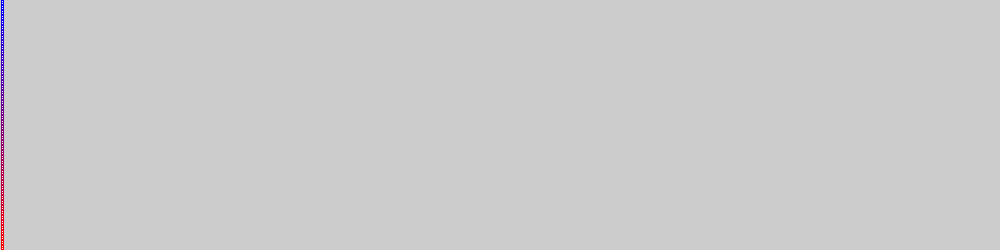
Frame 1 (no input)
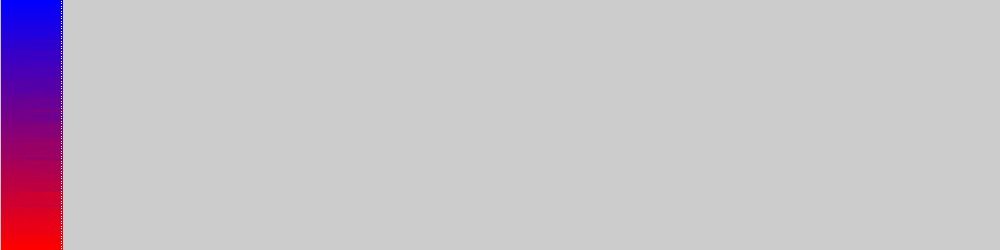
Frame 60 (the mouse pressed at the canvas centre just before this capture)
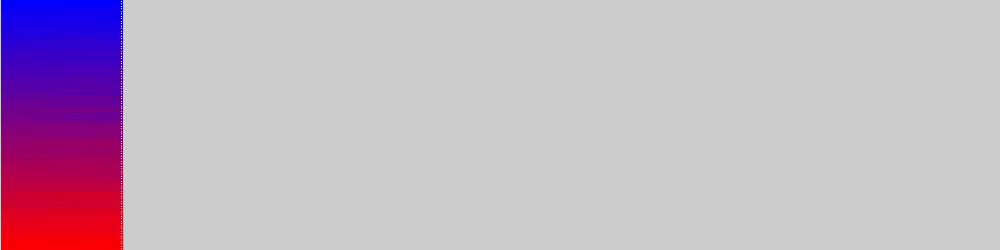
Frame 120 (the mouse held since frame 60 and released just before this capture)

The Processing sketch that drew these frames (run headless with seeded random() and noise(); from frame 60 on, the mouse is pressed at the canvas centre):

// Processing sketch: confidence05
// ── confidence05.pde
/// Bounded confidence 1D - 3th+4th attempts.
/// Differences in tresholds as a function of extremes of views
/// & with information bubles.
//-//////////////////////////////////////////////////////////////////

final int          N=100;   //Number of agents
final float treScale=0.5;   //Threshold is a function of extremes of views times Scale
final float   minEps=0.001;
final float   maxEps=0.005;
final int        bub=N/2;   //radius of information bubble

float[] minds=new float[N]; //creating the minds array 
float[]   eps=new float[N]; //creating the epsilons array
float[]   tre=new float[N]; //creating the tresholds array

boolean classicVis=false;   //Type of visualisation

void setup()
{
  size(1000,250);
  frameRate(300);
  
  //Initialisation
  for(int i=0;i<N;i++)
  {
    minds[i]=i*(1.0/(N-1)); //<0..1>
    eps[i]=random(minEps,maxEps);
    //Threshold is a function of extremes of views
    tre[i]=(0.5-abs(minds[i]-0.5))*treScale;//<0..0.5*Scale>
  }
  
  //Check
  println("N:",N , "Epsilon:",minEps,"..",maxEps , " Tres.Scale:",treScale , ",Inf.buble:",bub );
  for(int i=0;i<N;i++)
    println(minds[i],eps[i],tre[i]);
}


void visualisationA()
{
  int side=height/(N*2);
  float step=255/N,R=255,B=0;
  for(int i=0;i<N;i++)
  {
    stroke(R,0,B);R-=step;B+=step;
    ellipse(frameCount,(1-minds[i])*height,side,side);
  }
}


void visualisationB()
{ //Alternative visualisation
  int side=height/N;
  for(int i=0;i<N;i++)
  {
    float R=minds[i]*255, B=(1-minds[i])*255;
    stroke(R,0,B);
    rect(frameCount,i/(float)(N)*height,side,side);
  }
}


void draw()
{
  if(frameCount>width) return; //Emergency exit
  
  //Visualisation
  if(classicVis) visualisationA();
  else visualisationB();
  
  //Monte Carlo step of changes
  for(int i=0;i<N;i++)
  {
    int a=int(random(N));
    int low=max(0,a-bub),hig=min(a+bub+1,N);
    int b=int( random( low , hig ) );  //println(a,low,b,hig);

    if(abs(minds[a]-minds[b])<tre[a])
    {
      if(minds[a] < minds[b])
        minds[a]+=eps[a];
      else
        if(minds[a] > minds[b])
          minds[a]-=eps[a];
    }
  }
}

/// @date 2026-06-12 (https://github.com/borkowsk/bookProcessingEN/tree/main/TASK06_bconfidence)
